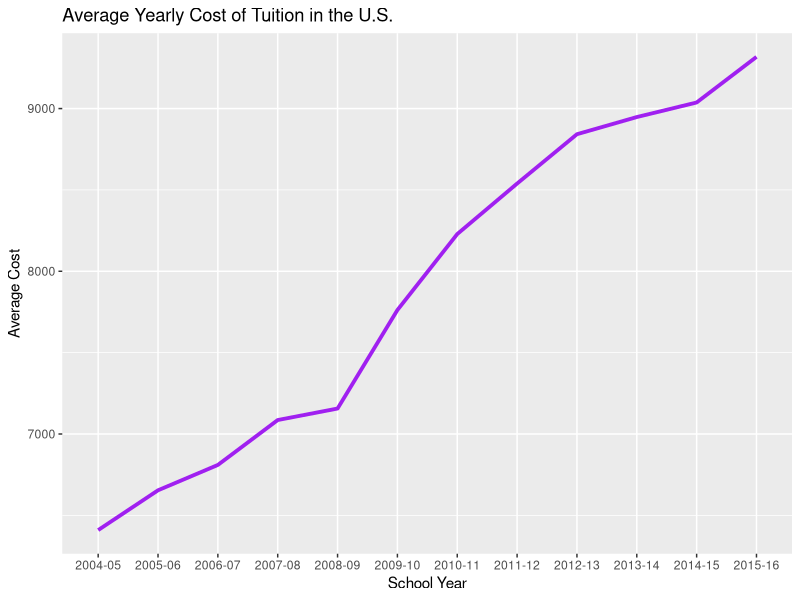
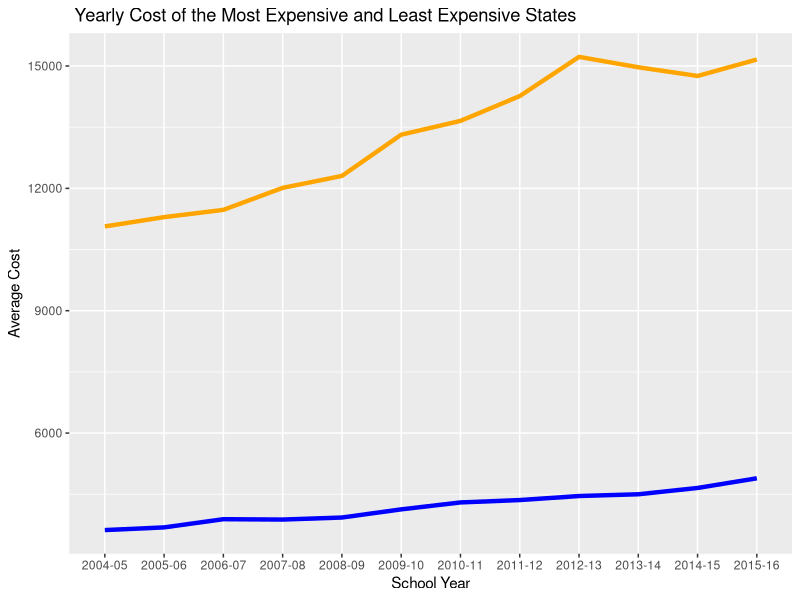

R code for these plots, in order:
## ---- chunk 1
knitr::opts_chunk$set(echo = TRUE)
library(tidyverse); library(knitr)
## ---- chunk 2
df <- read_csv("us_avg_tuition.csv") %>%
  gather(key=Year, value=Cost, starts_with("20")) %>%
  arrange(State) 

df$Cost <- parse_number(df$Cost)
kable(head(df))
## ---- chunk 3
team <- df %>%
  group_by(Year) %>%
  summarize(Average=mean(Cost))

ggplot(team) + 
  geom_line(aes(x=Year, y=Average, group=1),color="Purple", size=1.3) + 
  labs(x="School Year", y="Average Cost", title="Average Yearly Cost of Tuition in the U.S.")
## ---- chunk 4
mattdf <- df %>%group_by(Year) %>%
  summarize(Cheapest = min(Cost), Expensive = max(Cost))

ggplot(mattdf) +
  geom_line(aes(Year, Cheapest, group=1), color="blue", size=1.5) +
  geom_line(aes(Year, Expensive, group=1), color="orange", size=1.5) + 
  labs(x="School Year", y="Average Cost", title=" Yearly Cost of the Most Expensive and Least Expensive States")
